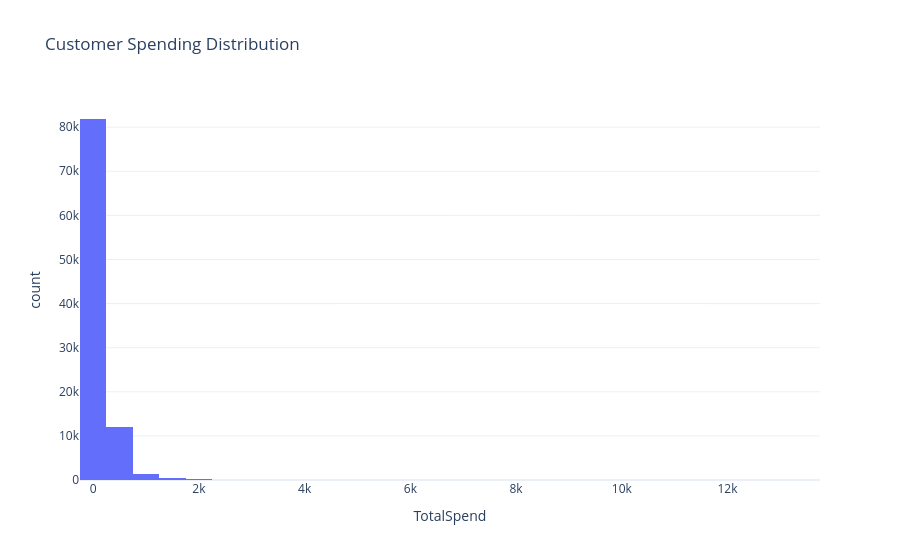

The cell this chart's notebook holds for it:
### Code cell
fig = px.histogram(
    customer_spend,
    x="TotalSpend",
    nbins=60,
    title="Customer Spending Distribution",
    template="plotly_white"
)
fig.show()

### Figure 1 — Plotly figure (JSON) as saved in the notebook; plotly's stock layout.template omitted (floating-point values rounded to 4 significant figures; data arrays with more than 128 entries replaced by an {"elided": "..."} marker saying what was removed)
{"data": [{"bingroup": "x", "hovertemplate": "TotalSpend=%{x}<br>count=%{y}<extra></extra>", "legendgroup": "", "marker": {"color": "#636efa", "pattern": {"shape": ""}}, "name": "", "nbinsx": 60, "orientation": "v", "showlegend": false, "type": "histogram", "x": {"elided": "96096 float values"}, "xaxis": "x", "yaxis": "y"}], "layout": {"barmode": "relative", "legend": {"tracegroupgap": 0}, "title": {"text": "Customer Spending Distribution"}, "xaxis": {"anchor": "y", "domain": [0, 1], "title": {"text": "TotalSpend"}}, "yaxis": {"anchor": "x", "domain": [0, 1], "title": {"text": "count"}}}}
